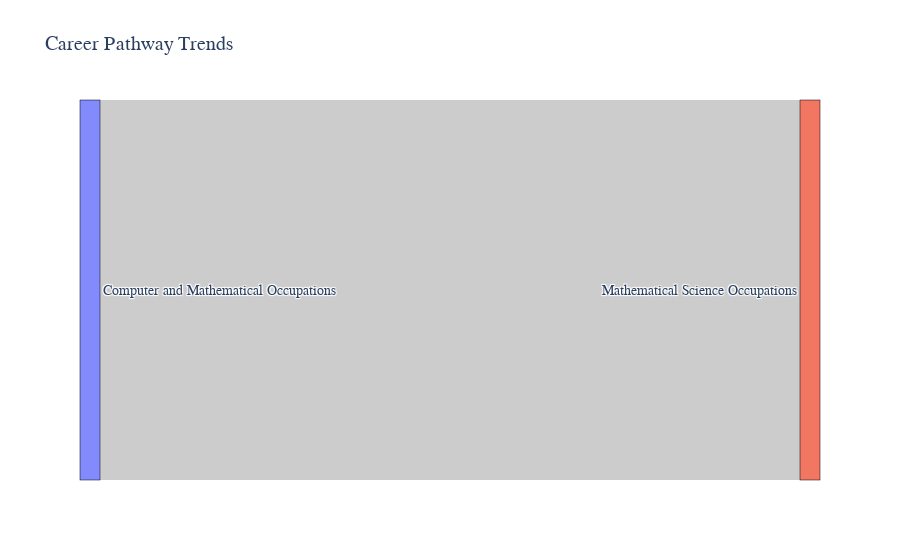

Notebook cell for this chart:
### Markdown cell above
# Career Pathway Trends (Sankey Diagram)
- Visualize job transitions between different occupation levels.
- **Aggregate Data**
  - Identify career transitions between **SOC job classifications**.
- **Visualize results**
  - Create a **Sankey diagram** where:
    - **Source** = `SOC_2021_2_NAME`
    - **Target** = `SOC_2021_3_NAME`
    - **Value** = Number of transitions
  - Apply custom colors and font styles.
- **Explanation:** Write two sentences about what the graph reveals.

### Code cell
# Your code for 8th question here
df_pathways = df.select("SOC_2021_2_NAME", "SOC_2021_3_NAME") \
                .filter((col("SOC_2021_2_NAME").isNotNull()) & (col("SOC_2021_3_NAME").isNotNull()))

df_grouped = df_pathways.groupBy("SOC_2021_2_NAME", "SOC_2021_3_NAME").count().toPandas()

all_labels = pd.unique(df_grouped[["SOC_2021_2_NAME", "SOC_2021_3_NAME"]].values.ravel("K")).tolist()
df_grouped["source"] = df_grouped["SOC_2021_2_NAME"].apply(lambda x: all_labels.index(x))
df_grouped["target"] = df_grouped["SOC_2021_3_NAME"].apply(lambda x: all_labels.index(x))

import plotly.graph_objects as go

fig = go.Figure(data=[go.Sankey(
    node=dict(
        pad=15,
        thickness=20,
        line=dict(color="black", width=0.5),
        label=all_labels
    ),
    link=dict(
        source=df_grouped["source"],
        target=df_grouped["target"],
        value=df_grouped["count"]
    ))])

fig.update_layout(
    title_text="Career Pathway Trends",
    font=dict(size=14, family="Arial"),
    plot_bgcolor="#F9F9F9",
    paper_bgcolor="#FFFFFF"
)

fig.show()

### Figure 1 — Plotly figure (JSON) as saved in the notebook; plotly's stock layout.template omitted (floating-point values rounded to 4 significant figures)
{"data": [{"link": {"source": [0], "target": [1], "value": [72454]}, "node": {"label": ["Computer and Mathematical Occupations", "Mathematical Science Occupations"], "line": {"color": "black", "width": 0.5}, "pad": 15, "thickness": 20}, "type": "sankey"}], "layout": {"font": {"family": "Arial", "size": 14}, "paper_bgcolor": "#FFFFFF", "plot_bgcolor": "#F9F9F9", "title": {"text": "Career Pathway Trends"}}}
